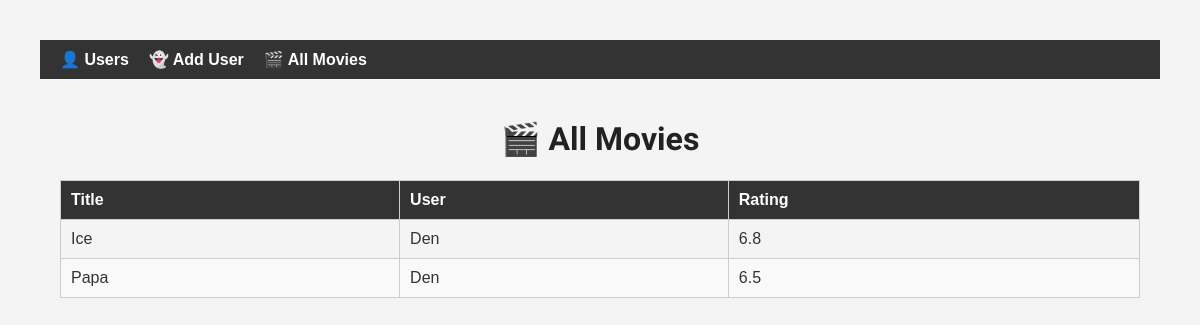
/all_movies, run on an earlier commit of the app's database.
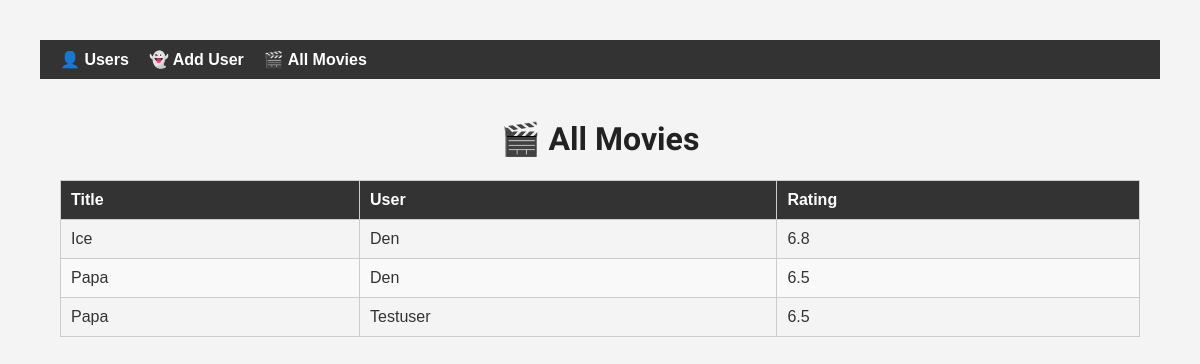
And on a later commit of the database.
### models.py (models this page shows, shortened)
class Movie(db.Model):
    __tablename__ = 'movies'
    movie_id = db.Column(db.Integer, primary_key=True)
    movie_name = db.Column(db.String)
    movie_director = db.Column(db.String)
    movie_year = db.Column(db.Integer)
    movie_rating = db.Column(db.Float)
    poster_url = db.Column(db.String)
    imdb_url = db.Column(db.String)
    user_id = db.Column(db.Integer, db.ForeignKey('users.user_id'))

class User(db.Model):
    __tablename__ = 'users'
    user_id = db.Column(db.Integer, primary_key=True)
    user_name = db.Column(db.String)
    movies = db.relationship('Movie', backref='user', cascade='all, delete', lazy=True)

### app.py (the view)
@app.route('/all_movies')
def all_movies():
    movies = Movie.query.all()
    return render_template('all_movies.html', movies=movies)

### templates/all_movies.html (shortened to what this page needs)
{% extends "base.html" %}
{% block content %}
<h1>🎬 All Movies</h1>
<table class="movie-table">
    <thead>
        <tr>
            <th>Title</th>
            <th>User</th>
            <th>Rating</th>
        </tr>
    </thead>
    <tbody>
        {% for movie in movies %}
        <tr>
            <td>{{ movie.movie_name }}</td>
            <td>{{ movie.user.user_name }}</td>
            <td>{{ movie.movie_rating }}</td>
        </tr>
        {% else %}
        <tr>
            <td colspan="3">No movies found.</td>
        </tr>
        {% endfor %}
    </tbody>
</table>
{% endblock %}

What changed in the data, as far as the page shows it:
added Movie: movie_name "Papa", user.user_name "Testuser", movie_rating "6.5"
